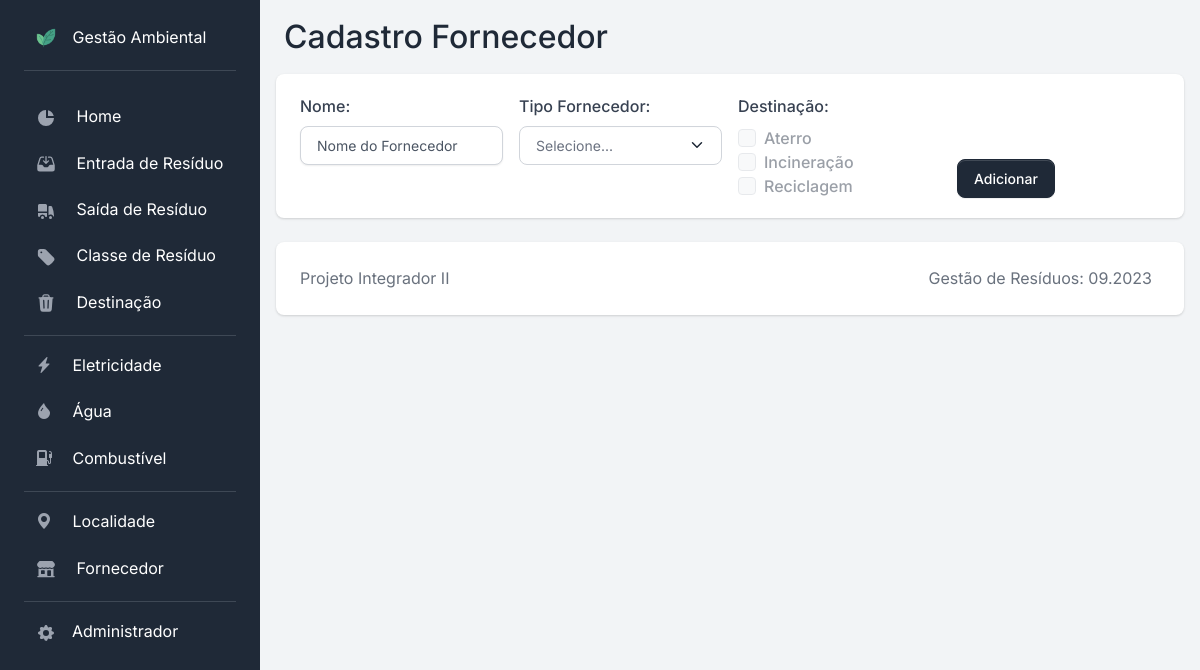
/fornecedor/cadastro/, run on the app's committed database.
### apps/destinacao/models.py (models this page shows)
class Destinacao(models.Model):
    id_destinacao = models.AutoField(primary_key=True)
    nome = models.CharField(max_length=50, null=False, blank=False)
    def __str__(self):
        return self.nome
    class Meta:
        db_table = "destinacao"
        ordering = ["nome"]
        verbose_name = "Destinação"
        verbose_name_plural = "Destinações"

### apps/fornecedor/views.py (the view)
class FornecedorCreate(SuccessMessageMixin, CreateView):
    model = Fornecedor
    form_class = FornecedorForm
    template_name = "fornecedor/fornecedor_cadastro.html"
    success_message = "Fornecedor cadastrado"
    success_url = reverse_lazy("fornecedor")
    def get_form(self, form_class=None):
        form = super().get_form(form_class)
        form.fields["destinacao"].disabled = True
        return form

### apps/fornecedor/forms.py
class FornecedorForm(ModelForm):
    TP_FORNECEDOR_CHOICES = [
        (None, "Selecione..."),
        ("Resíduos", "Resíduos"),
        ("Água", "Água"),
        ("Eletricidade", "Eletricidade"),
        ("Combustível", "Combustível"),
    ]
    tp_fornecedor = ChoiceField(
        label="Tipo Fornecedor",
        choices=TP_FORNECEDOR_CHOICES,
        widget=Select(attrs={"class": "form-select"}),
    )
    destinacao = ModelMultipleChoiceField(
        label="Destinação",
        queryset=Destinacao.objects.all(),
        widget=CheckboxSelectMultiple(attrs={"class": "form-check-input mb-0"}),
        required=False,
    )
    class Meta:
        model = Fornecedor
        fields = ["nome", "tp_fornecedor", "destinacao"]
        labels = {
            "nome": "Nome",
            "tp_fornecedor": "Tipo Fornecedor",
            "destinacao": "Destinação",
        }
        widgets = {
            "nome": TextInput(
                attrs={
                    "class": "form-control",
                    "placeholder": "Nome do Fornecedor",
                },
            ),
        }

### templatetags/is_checkbox.py (called while the page is built)
@register.filter(name="is_multiple_choice")
def is_multiple_choice(field):
    return isinstance(field.field.widget, CheckboxSelectMultiple)

### templates/fornecedor/fornecedor_cadastro.html (shortened to what this page needs)
{% extends 'base.html' %}
{% load static %}
{% load is_checkbox %}
{% block title %}
Cadastro Fornecedor
{% endblock %}
{% block content %}
<section class="card border-0 shadow">
  <div class="card-body">
    <form method="POST" id="form-fornecedor">
      <div class="row g-2">
        {% for field in form %}
        <div class="col me-2">
          {% if field|is_multiple_choice %}
          {{ field.label_tag }}
          {% for choice in field %}
          <div class="form-check mb-0">
            {{ choice.tag }}
            <label class="form-check-label mb-0" for="{{ choice.id_for_label }}">{{ choice.choice_label }}</label>
          </div>
          {% endfor %}
          {% else %}
          {{ field.label_tag }}
          {{ field }}
          {% endif %}
        </div>
        {% endfor %}
        <div class="col mt-auto">
          <button type="submit" class="btn btn-primary">Adicionar</button>
        </div>
      </div>
    </form>
  </div>
</section>
{% endblock %}

### data on the page
Destinacao: choice_label "Aterro"
Destinacao: choice_label "Incineração"
Destinacao: choice_label "Reciclagem"

### other printed values
{{ field.label_tag }} "Nome:" "Tipo Fornecedor:"
{{ field.label_tag }} "Destinação:"
